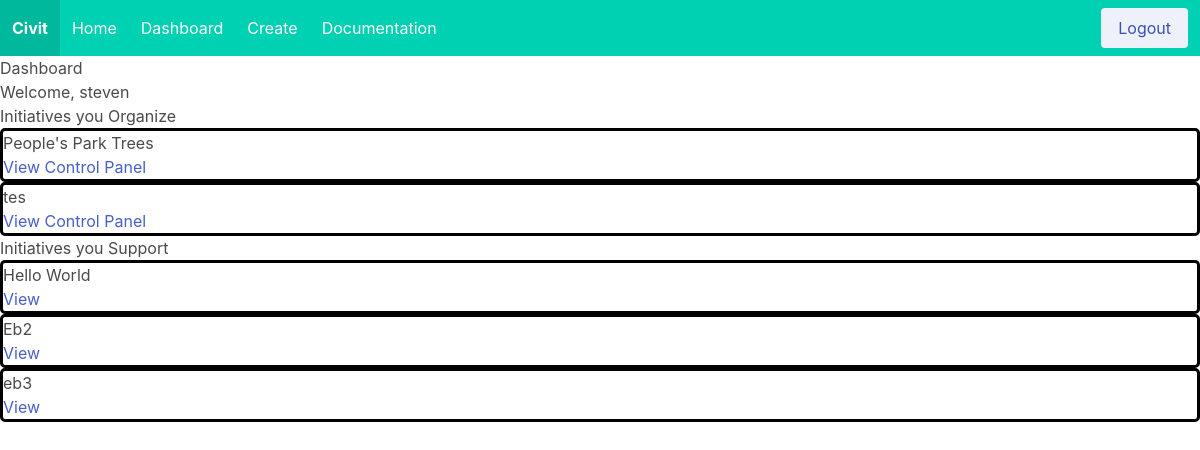
The app's page /accounts/dashboard/ (signed in) with its own data.
### accounts/models.py (models this page shows)
class User(AbstractUser):
    bio = models.TextField(max_length=500, blank=True)
    profile_picture = models.URLField(blank=True, null=True)

### initz/models.py (models this page shows, shortened)
class Initiative(models.Model):
    primary_organizer = models.ForeignKey(User, related_name='primary_organizer', on_delete=models.CASCADE)
    title = models.CharField(max_length=200)
    problem_statement = models.TextField()
    people_impact = models.TextField()
    legislative_scope = models.TextField()
    date_created = models.DateTimeField(auto_now_add=True, editable=False)
    type = models.CharField(max_length=25)
    supporters = models.ManyToManyField(User, related_name='supporters')
    donors = models.ManyToManyField(User, related_name='donors')
    sponsors = models.ManyToManyField(User, related_name='sponsors')
    organizers = models.ManyToManyField(User, related_name='organizers')

### accounts/views.py (the view)
# urls.py: path('dashboard/', views.dashboard, name='dashboard'),
@login_required
def dashboard(request):
    my_organizer_inits = set()
    my_supporting_inits = set()
    initiatives = Initiative.objects.all()
    for init in initiatives:
        if (init.primary_organizer == request.user) or (request.user in init.organizers.all()):
            my_organizer_inits.add(init)
        elif (request.user in init.supporters.all()):
            my_supporting_inits.add(init)
    my_organizer_inits = list(my_organizer_inits)
    my_supporting_inits = list(my_supporting_inits)
    return render(request, 'dash/dashboard.html', {'support_inits': my_supporting_inits,
                                                   'organizer_inits': my_organizer_inits})

### templates/dash/dashboard.html
{% extends 'base.html' %}
{% block content %}
    <div>
        <div>
            <h1>Dashboard</h1>
            <h3>Welcome, {{ user.username }}</h3>
        </div>
        <div>
            <h1>Initiatives you Organize</h1>
            {% for init in organizer_inits %}
                <div style="border: black 3px solid;  border-radius: 5px">
                    <h3>{{ init.title }}</h3>
                    <a href="{% url 'viewinit' init.pk %}">View</a>
                    <a href="{% url 'manageorganizers' init.pk %}">Control Panel</a>
                </div>
            {% endfor %}
            <h1>Initiatives you Support</h1>
            {% for init in support_inits %}
                <div style="border: black 3px solid;  border-radius: 5px">
                    <h3>{{ init.title }}</h3>
                    <a href="{% url 'viewinit' init.pk %}">View</a>
                </div>
            {% endfor %}
        </div>
    </div>
{% endblock %}

### records on screen
User: username "steven"
Initiative: title "People's Park Trees"
Initiative: title "tes"
Initiative: title "Hello World"
Initiative: title "Eb2"
Initiative: title "eb3"
